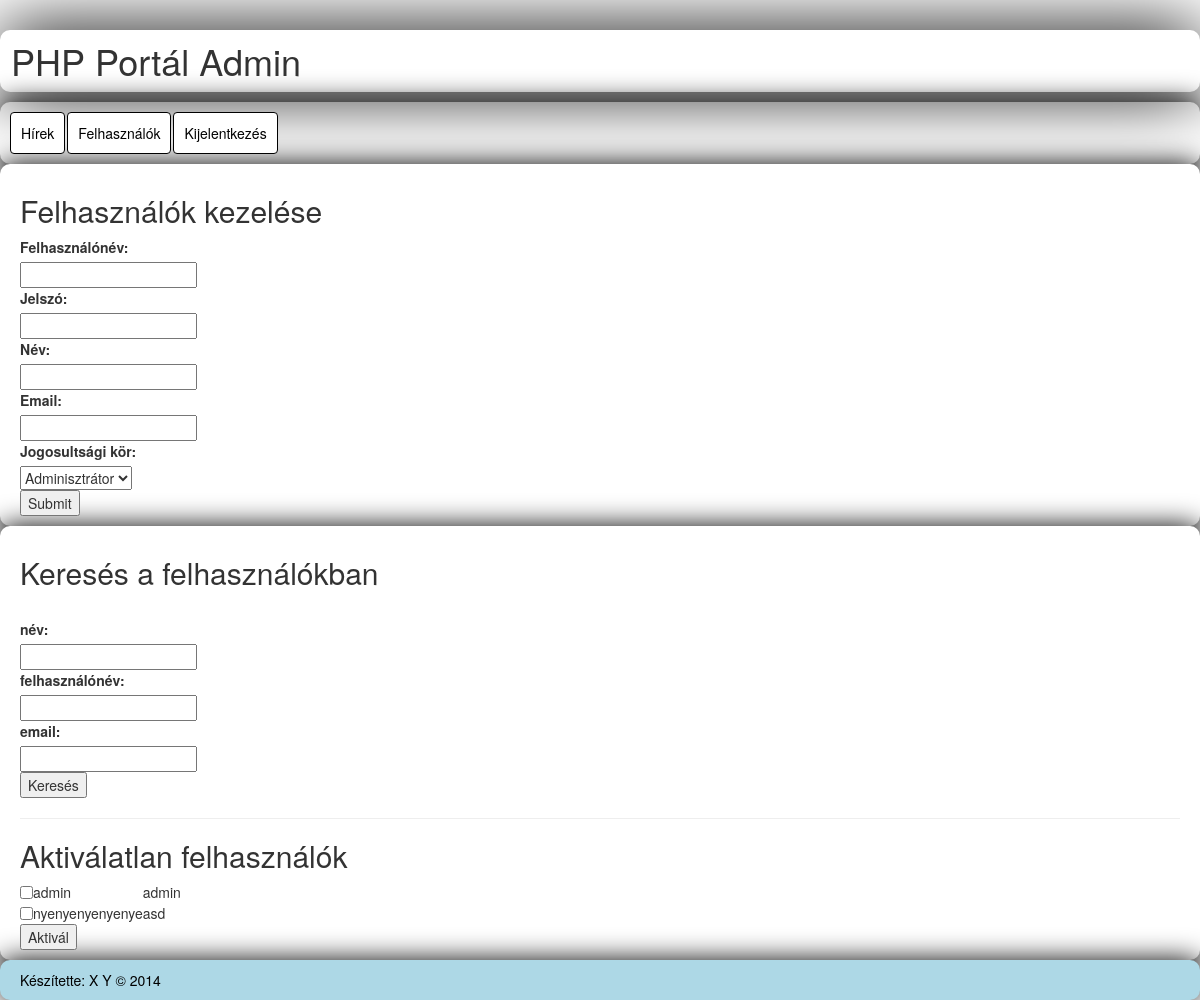
The app's page /admin?q=felhasznalok (signed in) with its own data.
### tables this page shows
CREATE TABLE IF NOT EXISTS `users` (
  `id` int(11) NOT NULL AUTO_INCREMENT,
  `uname` varchar(25) NOT NULL,
  `upass` varchar(50) NOT NULL,
  `email` varchar(50) NOT NULL,
  `irszam` varchar(10) NOT NULL,
  `postacim` varchar(50) NOT NULL,
  `telszam` varchar(15) NOT NULL,
  `rights` tinyint(4) NOT NULL,
  `name` text NOT NULL,
  `active` tinyint(1) NOT NULL,
  PRIMARY KEY (`id`)
);

### admin/controllers/usersPage.php (called while the page is built, shortened)
<?php
$query = "SELECT * FROM `rights`";
$result = $db->query($query);
$rights = array();
$c = 0;
while ($uData = $result->fetch_array()) {
	$rights[$c]['id'] = $uData['id'];
	$rights[$c]['description'] = $uData['description'];
	$c++;
}
$query = "SELECT * FROM `users` WHERE active=0";
$nonActivated = $db->query($query);
    ?>

### admin/views/usersPage.php (the view, shortened to what this page needs)
<?php include('includes/header.php'); ?>
<div id="content">
  <h2>Felhasználók kezelése</h2>
	<?php if (isset($_SESSION['msg'])) : ?>
		<p><?php print($_SESSION['msg']); unset($_SESSION['msg']); ?></p>
		<br>
		<ul id="navigation" class="nav nav-pills">
			<li role="presentation"><a href="?q=felhasznalok">Új felhasználó</a></li>
		</ul>
	<?php else : ?>
		<?php if ($_SESSION['rights']==1) : ?>
			<form name="usersForm" method="post" id="newsForm">
				<label>Felhasználónév:</label>
				<br>
				<input type="text" name="uname" class="shortText">
				<br>
				<label>Jelszó:</label>
				<br>
				<input type="text" name="upass" class="shortText">
				<br>
				<label>Név:</label>
				<br>
				<input type="text" name="name" class="shortText">
				<br>
				<label>Email:</label>
				<br>
				<input type="text" name="email" class="shortText">
				<br>
				<label>Jogosultsági kör:</label>
				<br>
				<select name="rights">
				<?php
					foreach ($rights as $right) {
						echo '<option value="'.$right['id'].'">'.$right['description'].'</option>';
					}
				?>
				</select>
				<br>
				<input type="submit" name="usersSubmit">
			</form>
		<?php else : ?>
			<p>Nincs jogosultsága az oldal megtekintéséhez.</p>
		<?php endif; ?>
	<?php endif; ?>
</div>
  <div id="content">
    <h2>Keresés a felhasználókban</h2>
	<?php if (isset($_SESSION['sresult'])) : ?>
		<?php
			if (!empty($_SESSION['sresult'])) {
				foreach ($_SESSION['sresult'] as $item) {
					echo '<div class="users">';
					echo '<div class="name">'.$item['name'].'</div>';
					echo '<div class="uname">'.$item['uname'].'</div>';
					echo '<div class="email">'.$item['email'].'</div>';
					echo '</div>';
				}
			} else {
				echo '<p>Nincs találat.</p>';
			}
			unset($_SESSION['sresult']);
		?>
		<br>
		<ul id="navigation" class="nav nav-pills">
		<li role="presentation"><a href="?q=felhasznalok">Új keresés</a></li>
		</ul>
	<?php else : ?>
		<form name="searchForm" method="post" id="searchForm">
				<br>
				<label>név:</label>
				<br>
				<input type="text" name="name" class="shortText">
				<br>
				<label>felhasználónév:</label>
				<br>
				<input type="text" name="uname" class="shortText">
				<br>
				<label>email:</label>
                                <br>
                                <input type="email" name="email" class="shortText">
                                <br>
				<input type="submit" name="searchSubmit" value="Keresés">
			</form>
	<?php endif; ?>
                <?php if ($_SESSION['rights']==1 || $_SESSION['rights']==2) : ?>
			<hr>
			<h2>Aktiválatlan felhasználók</h2>
			<form name="activeForm" method="post" id="activeForm">
				<table>
					<?php
						$c = 1;
						foreach ($nonActivated as $item) {
							echo '<tr>';
							echo '<td class="tid"><input type="checkbox" name="active'.$c.'" value="'.$item['id'].'"></td>';
							echo '<td class="tname">'.$item['name'].'</td>';
							echo '<td class="tuname">'.$item['uname'].'</td>';
							echo '</tr>';
							$c++;
						}
					?>
				</table>
				<input type="submit" name="activeSubmit" value="Aktivál">
			</form>
		<?php endif; ?>
  </div>
<?php
include('includes/footer.php');

### views/css/base.css (style rules this page uses)
body { margin: 0 150px 0 150px; background-color: lightblue; }
#content { padding: 10px 20px; background-color: white; -webkit-border-radius: 10px 10px 10px 10px; -moz-border-radius: 10px 10px 10px 10px; border-radius: 10px 10px 10px 10px; -moz-box-shadow: 0px 0px 2em black; -webkit-box-shadow: 0px 0px 2em blue; box-shadow: 0px 0px 2em black; }

### records on screen
users: name "admin", uname "admin"
users: name "nyenyenyenyenye", uname "asd"

### other values on screen
form field rights "Adminisztrátor"
